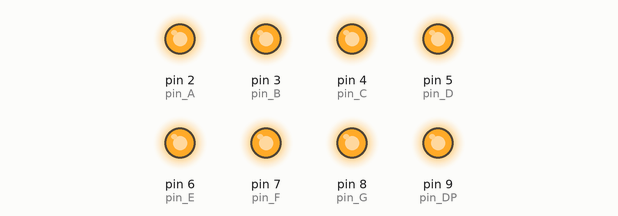
A sketch run on a simulated Arduino Uno, built with avr-gcc and run on an emulated ATmega328P. Parts: output pins drawn as LEDs (lit = HIGH).

Above: at 0.1 s.
Timing chart, 0 to 1.6 s (numbered marks = the images above):
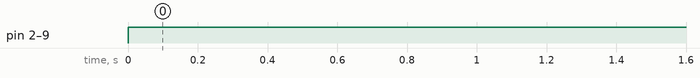

Measured:
- by itself, pin 2 (pin_A), pin 3 (pin_B), pin 4 (pin_C), pin 5 (pin_D), pin 6 (pin_E), pin 7 (pin_F), pin 8 (pin_G), pin 9 (pin_DP): LOW → HIGH at 0.00 s

The sketch:

FND___.ino
```cpp
#define pin_A 2
#define pin_B 3
#define pin_C 4
#define pin_D 5
#define pin_E 6
#define pin_F 7
#define pin_G 8
#define pin_DP 9

void setup() {
    Serial.begin(9600);
    pinMode(pin_A, OUTPUT);
    pinMode(pin_B, OUTPUT);
    pinMode(pin_C, OUTPUT);
    pinMode(pin_D, OUTPUT);
    pinMode(pin_E, OUTPUT);
    pinMode(pin_F, OUTPUT);
    pinMode(pin_G, OUTPUT);
    pinMode(pin_DP, OUTPUT);
}

void loop() {
    digitalWrite(pin_A, HIGH);
    digitalWrite(pin_B, HIGH);
    digitalWrite(pin_C, HIGH);
    digitalWrite(pin_D, HIGH);
    digitalWrite(pin_E, HIGH);
    digitalWrite(pin_F, HIGH);
    digitalWrite(pin_G, HIGH);
    digitalWrite(pin_DP, HIGH);
}
```
